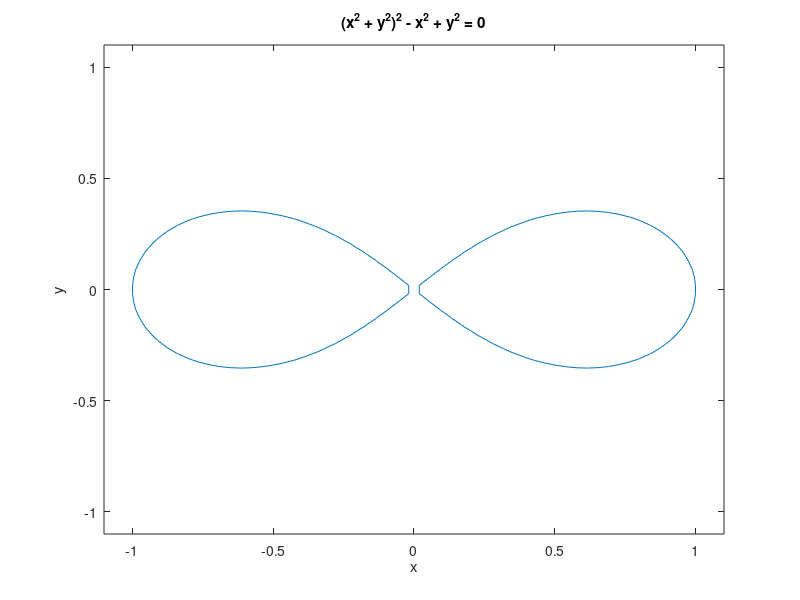

The MATLAB source for this figure:
clear all; close all; clc
ezplot(@(x,y)(x.^2 + y.^2).^2 - x.^2 + y.^2,[-1.1 1.1 -1.1 1.1])
% the values in [] are the axis limit
% @ is used to define the variables 
% after defining the equation in () is the function we are working on